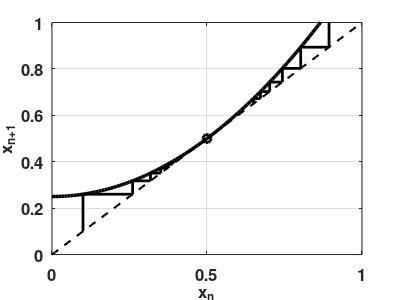
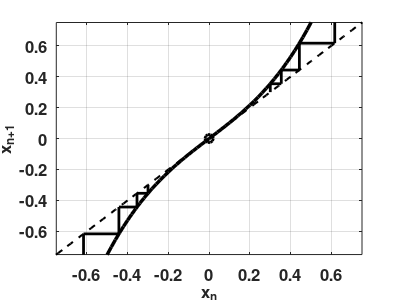
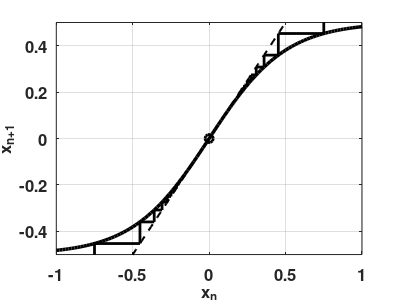

These charts were generated, in order, by the following MATLAB code:
function noconclusion
    figure(1)
    clf
    r = 0;
    
    x = linspace(0,1,101);
    y = logisticmap(x,r);
    plot(x,y,'k','linewidth',2.5)
    hold on
    plot(x,x,'k--','linewidth',1.5)
    set(gca,'fontsize',12,'fontweight','bold')
    axis([0 1 0 1])

    plot(.5,.5,'ko','linewidth',2)
    
    x0 = 0.65;
    x1 = logisticmap(x0,r);
    plot([x0 x0],[x0 x1],'k-','linewidth',2)
    for k = 2:9
        plot([x0 x1],[x1 x1],'k-','linewidth',2)
        x0 = x1;
        x1 = logisticmap(x0,r);
        plot([x0 x0],[x0 x1],'k-','linewidth',2)
    end
    
    x0 = 0.1;
    x1 = logisticmap(x0,r);
    plot([x0 x0],[x0 x1],'k-','linewidth',2)
    for k = 2:9
        plot([x0 x1],[x1 x1],'k-','linewidth',2)
        x0 = x1;
        x1 = logisticmap(x0,r);
        plot([x0 x0],[x0 x1],'k-','linewidth',2)
    end
    xlabel('x_n','fontsize',12,'fontweight','bold')
    ylabel('x_{n+1}','fontsize',12,'fontweight','bold')
    set(gca,'fontsize',12,'fontweight','bold')
    set(gca,'XTick',[0 .5 1])
    grid on
    
    set(gcf,'paperposition',[0.25 2.5 4 3]);
    print('-deps','noconclusion1.eps');
    
    figure(2)
    clf
    r = 0;
    
    x = linspace(-1,1,101);
    y = map2(x,r);
    plot(x,y,'k','linewidth',2.5)
    hold on
    plot(x,x,'k--','linewidth',1.5)
    set(gca,'fontsize',12,'fontweight','bold')
    axis([-0.75 0.75 -0.75 0.75])

    plot(0,0,'ko','linewidth',2)
    
    x0 = 0.3;
    x1 = map2(x0,r);
    plot([x0 x0],[x0 x1],'k-','linewidth',2)
    for k = 2:10
        plot([x0 x1],[x1 x1],'k-','linewidth',2)
        x0 = x1;
        x1 = map2(x0,r);
        plot([x0 x0],[x0 x1],'k-','linewidth',2)
    end
    
    x0 = -0.3;
    x1 = map2(x0,r);
    plot([x0 x0],[x0 x1],'k-','linewidth',2)
    for k = 2:10
        plot([x0 x1],[x1 x1],'k-','linewidth',2)
        x0 = x1;
        x1 = map2(x0,r);
        plot([x0 x0],[x0 x1],'k-','linewidth',2)
    end
    xlabel('x_n','fontsize',12,'fontweight','bold')
    ylabel('x_{n+1}','fontsize',12,'fontweight','bold')
    set(gca,'fontsize',12,'fontweight','bold')
%    set(gca,'XTick',[0 .5 1])
    grid on
    set(gcf,'paperposition',[0.25 2.5 4 3]);
    print('-deps','noconclusion2.eps')
    
    figure(3)
    clf
    r = 0;
    
    x = linspace(-1,1,101);
    y = map3(x,r);
    plot(x,y,'k','linewidth',2.5)
    hold on
    plot(x,x,'k--','linewidth',1.5)
    set(gca,'fontsize',12,'fontweight','bold')
    axis([-1 1 -0.5 0.5])

    plot(0,0,'ko','linewidth',2)
    
    x0 = 0.75;
    x1 = map3(x0,r);
    plot([x0 x0],[x0 x1],'k-','linewidth',2)
    for k = 2:10
        plot([x0 x1],[x1 x1],'k-','linewidth',2)
        x0 = x1;
        x1 = map3(x0,r);
        plot([x0 x0],[x0 x1],'k-','linewidth',2)
    end
    
    x0 = -0.75;
    x1 = map3(x0,r);
    plot([x0 x0],[x0 x1],'k-','linewidth',2)
    for k = 2:10
        plot([x0 x1],[x1 x1],'k-','linewidth',2)
        x0 = x1;
        x1 = map3(x0,r);
        plot([x0 x0],[x0 x1],'k-','linewidth',2)
    end
    xlabel('x_n','fontsize',12,'fontweight','bold')
    ylabel('x_{n+1}','fontsize',12,'fontweight','bold')
    set(gca,'fontsize',12,'fontweight','bold')
%    set(gca,'XTick',[0 .5 1])
    grid on

    set(gcf,'paperposition',[0.25 2.5 4 3]);
    print('-deps','noconclusion3.eps')
    
end
    
function y = logisticmap(x,r)
    y = (x+0.5).^2-(x+0.5)+1-0.5;
end

function y = map2(x,r)
    y = 2*x.^3+x;
end

function y = map3(x,r)
    y = tanh(2*x)/2;
end